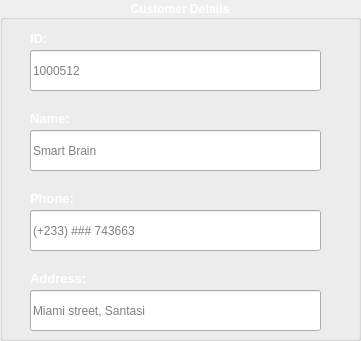
   <widget class="QGroupBox" name="groupBox">
    <property name="geometry">
     <rect>
      <x>10</x>
      <y>590</y>
      <width>361</width>
      <height>341</height>
     </rect>
    </property>
    <property name="font">
     <font>
      <pointsize>9</pointsize>
      <weight>75</weight>
      <bold>true</bold>
     </font>
    </property>
    <property name="styleSheet">
     <string notr="true">color: white</string>
    </property>
    <property name="title">
     <string>Customer Details</string>
    </property>
    <property name="alignment">
     <set>Qt::AlignCenter</set>
    </property>
    <property name="flat">
     <bool>false</bool>
    </property>
    <widget class="QLineEdit" name="txt_name">
     <property name="geometry">
      <rect>
       <x>30</x>
       <y>130</y>
       <width>291</width>
       <height>41</height>
      </rect>
     </property>
     <property name="font">
      <font>
       <pointsize>9</pointsize>
      </font>
     </property>
     <property name="styleSheet">
      <string notr="true">color: black</string>
     </property>
     <property name="maxLength">
      <number>20</number>
     </property>
     <property name="placeholderText">
      <string>Smart Brain</string>
     </property>
    </widget>
    <widget class="QLabel" name="label_2">
     <property name="geometry">
      <rect>
       <x>30</x>
       <y>110</y>
       <width>61</width>
       <height>16</height>
      </rect>
     </property>
     <property name="font">
      <font>
       <pointsize>10</pointsize>
       <weight>75</weight>
       <bold>true</bold>
      </font>
     </property>
     <property name="styleSheet">
      <string notr="true">color: white;</string>
     </property>
     <property name="text">
      <string>Name:</string>
     </property>
    </widget>
    <widget class="QLineEdit" name="txt_phone">
     <property name="geometry">
      <rect>
       <x>30</x>
       <y>210</y>
       <width>291</width>
       <height>41</height>
      </rect>
     </property>
     <property name="font">
      <font>
       <pointsize>9</pointsize>
      </font>
     </property>
     <property name="styleSheet">
      <string notr="true">color: black</string>
     </property>
     <property name="maxLength">
      <number>17</number>
     </property>
     <property name="placeholderText">
      <string>(+233) ### 743663</string>
     </property>
    </widget>
    <widget class="QLabel" name="label_3">
     <property name="geometry">
      <rect>
       <x>30</x>
       <y>190</y>
       <width>71</width>
       <height>16</height>
      </rect>
     </property>
     <property name="font">
      <font>
       <pointsize>10</pointsize>
       <weight>75</weight>
       <bold>true</bold>
      </font>
     </property>
     <property name="styleSheet">
      <string notr="true">color: white;</string>
     </property>
     <property name="text">
      <string>Phone:</string>
     </property>
    </widget>
    <widget class="QLineEdit" name="txt_address">
     <property name="geometry">
      <rect>
       <x>30</x>
       <y>290</y>
       <width>291</width>
       <height>41</height>
      </rect>
     </property>
     <property name="font">
      <font>
       <pointsize>9</pointsize>
      </font>
     </property>
     <property name="styleSheet">
      <string notr="true">color: black</string>
     </property>
     <property name="maxLength">
      <number>20</number>
     </property>
     <property name="placeholderText">
      <string>Miami street, Santasi</string>
     </property>
    </widget>
    <widget class="QLabel" name="label_4">
     <property name="geometry">
      <rect>
       <x>30</x>
       <y>270</y>
       <width>91</width>
       <height>16</height>
      </rect>
     </property>
     <property name="font">
      <font>
       <pointsize>10</pointsize>
       <weight>75</weight>
       <bold>true</bold>
      </font>
     </property>
     <property name="styleSheet">
      <string notr="true">color: white;</string>
     </property>
     <property name="text">
      <string>Address:</string>
     </property>
    </widget>
    <widget class="QLabel" name="label_6">
     <property name="geometry">
      <rect>
       <x>30</x>
       <y>30</y>
       <width>41</width>
       <height>16</height>
      </rect>
     </property>
     <property name="font">
      <font>
       <pointsize>10</pointsize>
       <weight>75</weight>
       <bold>true</bold>
      </font>
     </property>
     <property name="styleSheet">
      <string notr="true">color: white;</string>
     </property>
     <property name="text">
      <string>ID:</string>
     </property>
    </widget>
    <widget class="QLineEdit" name="txt_id">
     <property name="geometry">
      <rect>
       <x>30</x>
       <y>50</y>
       <width>291</width>
       <height>41</height>
      </rect>
     </property>
     <property name="font">
      <font>
       <pointsize>9</pointsize>
      </font>
     </property>
     <property name="styleSheet">
      <string notr="true">color: black</string>
     </property>
     <property name="maxLength">
      <number>20</number>
     </property>
     <property name="placeholderText">
      <string>1000512</string>
     </property>
    </widget>
   </widget>
